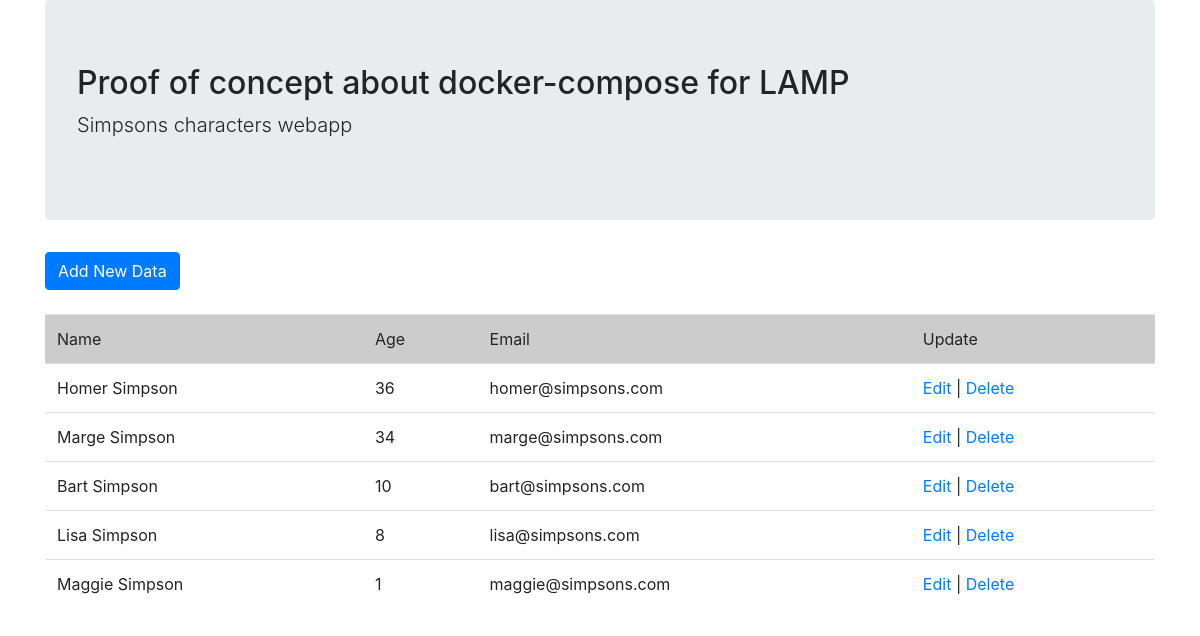
The app's page /poc-compose-lamp/webapp/src/index.php with its own data.
### tables this page shows
CREATE TABLE CHARACTERS (
  ID INT UNSIGNED AUTO_INCREMENT PRIMARY KEY,
  NAME VARCHAR(100) NOT NULL,
  AGE INT(3) NOT NULL,
  EMAIL VARCHAR(100) NOT NULL
);

### poc-compose-lamp/webapp/src/index.php (the view, shortened to what this page needs)
<?php
include_once("config.php");
$result = mysqli_query($mysqli, "SELECT * FROM CHARACTERS ORDER BY ID");
?>
<!DOCTYPE html>
<html>
<head>
	<link rel="stylesheet" href="https://stackpath.bootstrapcdn.com/bootstrap/4.1.1/css/bootstrap.min.css">
</head>
<body>
<div class = "container">
	<div class="jumbotron">
      <h2>Proof of concept about docker-compose for LAMP</h2>
      <p class="lead">Simpsons characters webapp</p>
    </div>
	<a href="add.html" class="btn btn-primary">Add New Data</a><br/><br/>
	<table width='80%' border=0 class="table">
	<tr bgcolor='#CCCCCC'>
		<td>Name</td>
		<td>Age</td>
		<td>Email</td>
		<td>Update</td>
	</tr>
	<?php
	while($res = mysqli_fetch_array($result)) {
		echo "<tr>\n";
		echo "<td>".$res['NAME']."</td>\n";
		echo "<td>".$res['AGE']."</td>\n";
		echo "<td>".$res['EMAIL']."</td>\n";
		echo "<td><a href=\"edit.php?id=$res[ID]\">Edit</a> | <a href=\"delete.php?id=$res[ID]\" onClick=\"return confirm('Are you sure you want to delete?')\">Delete</a></td>\n";
		echo "</tr>\n";
	}
	?>
	</table>
</div>
</body>
</html>

### records on screen
characters: NAME "Homer Simpson", AGE "36", EMAIL "homer@simpsons.com"
characters: NAME "Marge Simpson", AGE "34", EMAIL "marge@simpsons.com"
characters: NAME "Bart Simpson", AGE "10", EMAIL "bart@simpsons.com"
characters: NAME "Lisa Simpson", AGE "8", EMAIL "lisa@simpsons.com"
characters: NAME "Maggie Simpson", AGE "1", EMAIL "maggie@simpsons.com"
